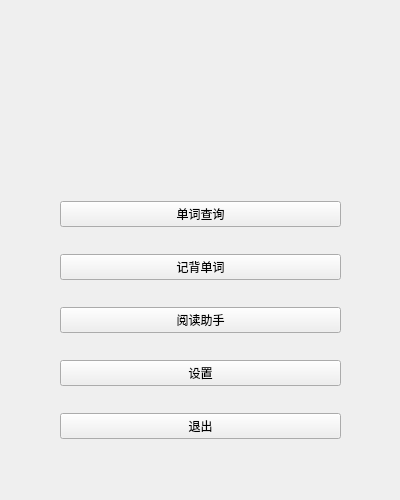
<?xml version="1.0" encoding="UTF-8"?>
<ui version="4.0">
 <class>ChooseUi</class>
 <widget class="QWidget" name="ChooseUi">
  <property name="geometry">
   <rect>
    <x>0</x>
    <y>0</y>
    <width>400</width>
    <height>500</height>
   </rect>
  </property>
  <property name="windowTitle">
   <string>Form</string>
  </property>
  <widget class="QWidget" name="layoutWidget">
   <property name="geometry">
    <rect>
     <x>60</x>
     <y>180</y>
     <width>281</width>
     <height>281</height>
    </rect>
   </property>
   <layout class="QVBoxLayout" name="verticalLayout">
    <item>
     <widget class="QPushButton" name="find">
      <property name="text">
       <string>单词查询</string>
      </property>
     </widget>
    </item>
    <item>
     <widget class="QPushButton" name="memory">
      <property name="text">
       <string>记背单词</string>
      </property>
     </widget>
    </item>
    <item>
     <widget class="QPushButton" name="article">
      <property name="text">
       <string>阅读助手</string>
      </property>
     </widget>
    </item>
    <item>
     <widget class="QPushButton" name="settings">
      <property name="text">
       <string>设置</string>
      </property>
     </widget>
    </item>
    <item>
     <widget class="QPushButton" name="exit">
      <property name="text">
       <string>退出</string>
      </property>
     </widget>
    </item>
   </layout>
  </widget>
  <widget class="QWidget" name="logo" native="true">
   <property name="geometry">
    <rect>
     <x>120</x>
     <y>10</y>
     <width>161</width>
     <height>160</height>
    </rect>
   </property>
   <property name="styleSheet">
    <string notr="true"/>
   </property>
  </widget>
 </widget>
 <resources/>
 <connections/>
</ui>
